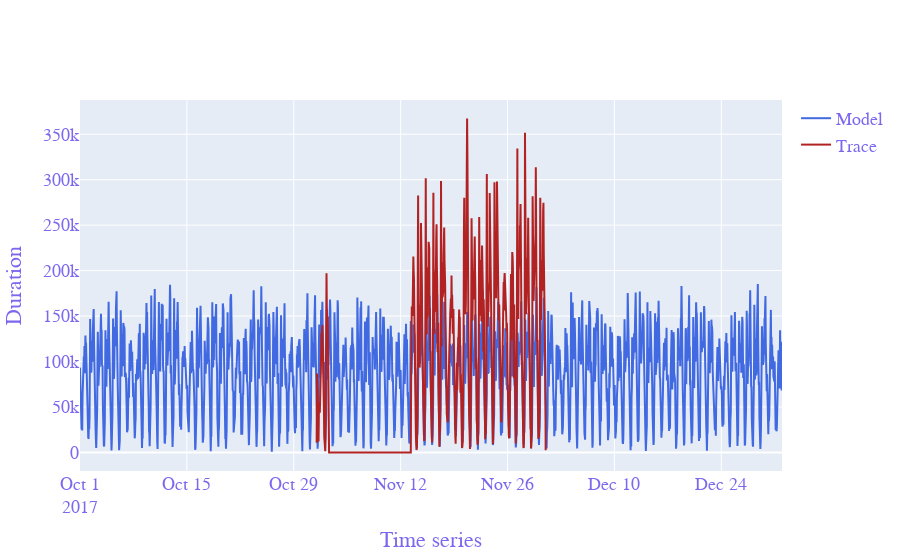

Notebook source saved alongside this figure:
### Code cell
column = plot_model_df.columns[1]

import plotly.graph_objects as go
fig = go.Figure()
fig.add_trace(go.Scatter(x=plot_model_df.index, y=plot_model_df[column],
                    name='Model',
                         line=dict(color='royalblue')))
fig.add_trace(go.Scatter(x=plot_trace_df.index, y=plot_trace_df[column],
                    name='Trace',
                         line=dict(color='firebrick')))

title_str = column.replace('_', ' ').title()
fig.update_layout(
                   yaxis_title=title_str,
                   xaxis_title='Time series',
                    font=dict(
                family="Courier New, monospace",
                size=18,
                color="MediumSlateBlue"
            ))


fig.show()

### Figure 1 — Plotly figure (JSON) as saved in the notebook; plotly's stock layout.template omitted (floating-point values rounded to 4 significant figures; data arrays with more than 128 entries replaced by an {"elided": "..."} marker saying what was removed)
{"data": [{"line": {"color": "royalblue"}, "name": "Model", "type": "scatter", "x": {"elided": "2208 str values"}, "y": {"elided": "2208 float values"}}, {"line": {"color": "firebrick"}, "name": "Trace", "type": "scatter", "x": {"elided": "721 str values"}, "y": {"elided": "721 float values"}}], "layout": {"font": {"color": "MediumSlateBlue", "family": "Courier New, monospace", "size": 18}, "xaxis": {"title": {"text": "Time series"}}, "yaxis": {"title": {"text": "Duration"}}}}
